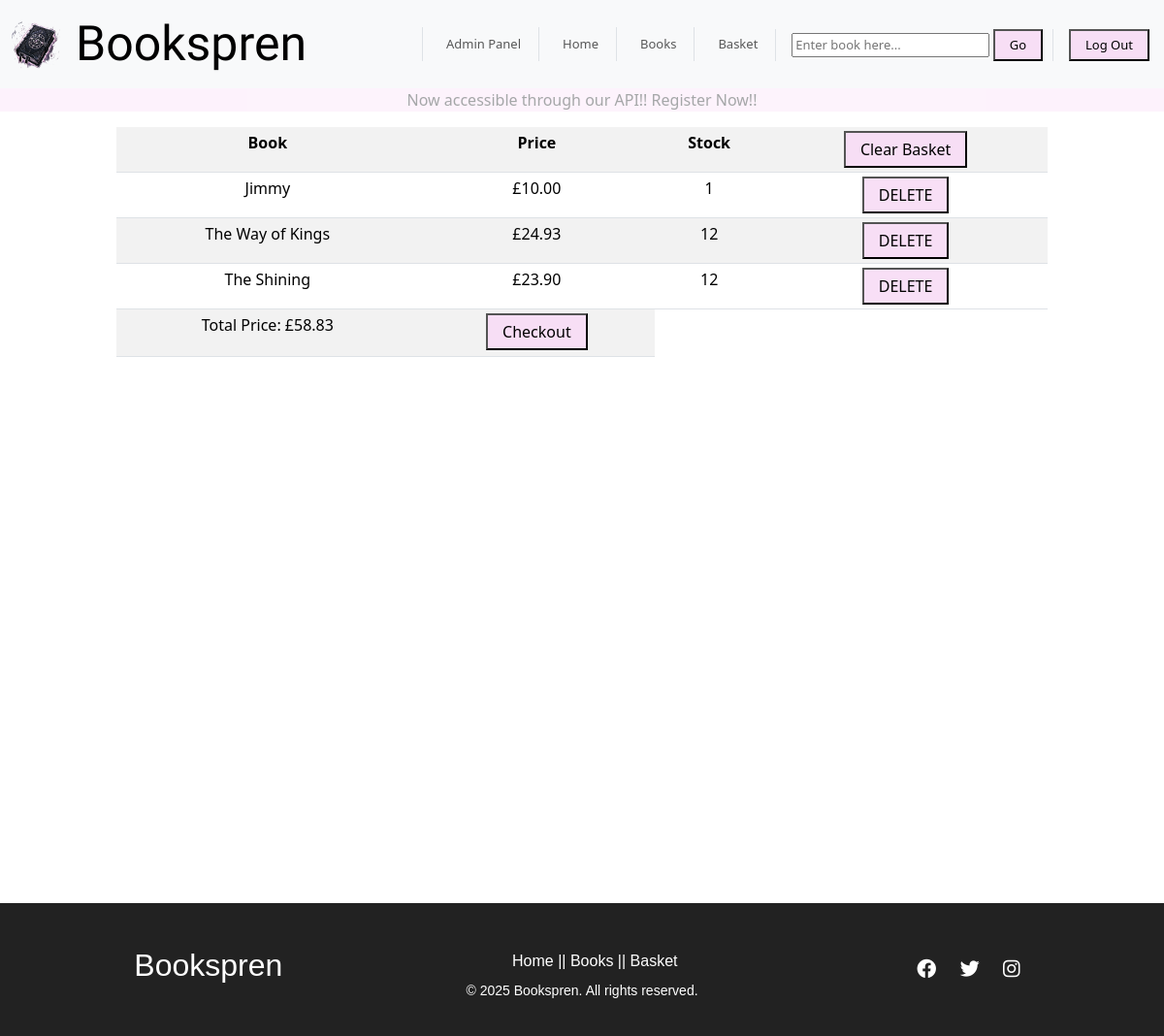
The app's page /cart/ (signed in), older data.
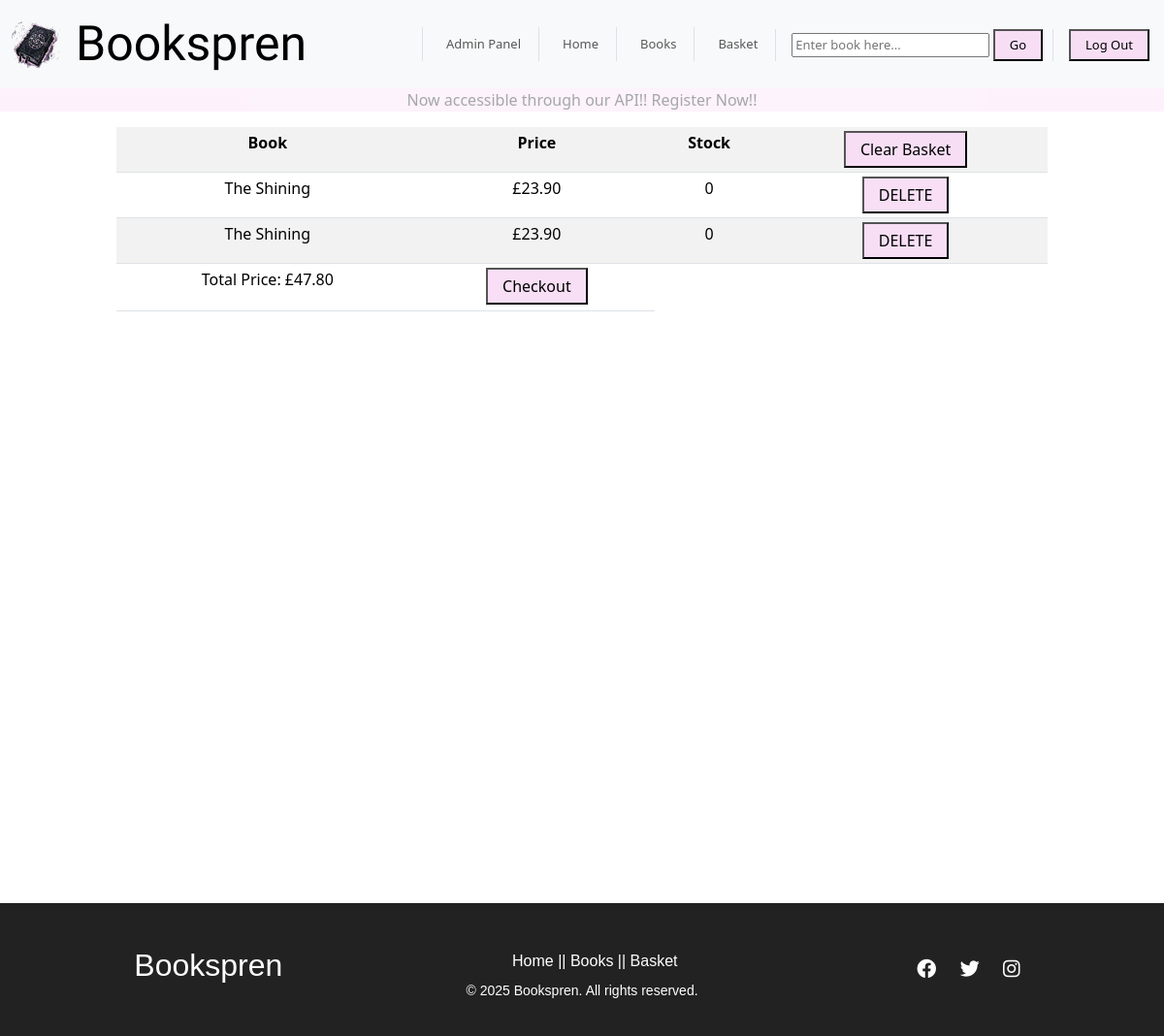
The same page, newer data.
### apps/cart/models.py (models this page shows, shortened)
class Cart(models.Model):
    class Meta:
        verbose_name = 'Cart'
        verbose_name_plural = 'Carts'
    user_id = models.ForeignKey(CustomUser, on_delete=models.SET_NULL, null=True)
    book = models.ForeignKey(Books, on_delete=models.SET_NULL, null = True)

### apps/api/models.py (models this page shows, shortened)
class Books(models.Model):
    class Meta:
        verbose_name_plural = 'Books'
    title = models.CharField(max_length=200)
    author = models.ForeignKey(Author, on_delete=models.CASCADE, related_name="books")
    category = models.ForeignKey(Category, on_delete=models.SET_NULL, null=True, related_name="books")
    description = models.TextField()
    price = models.DecimalField(max_digits=10, decimal_places=2)
    stock = models.PositiveIntegerField(default=0)
    cover_image = models.ImageField(upload_to='book_pics/', blank=True, null=True)
    published_date = models.DateField()
    isbn = models.CharField(max_length=13, unique=True)

### apps/cart/views.py (the view)
# urls.py: path('', views.cart, name="cart"),
@login_required
def cart(request):
    cart_items = Cart.objects.filter(user_id=request.user)
    total_price = sum(item.book.price for item in cart_items)
    if request.method == "POST":
        if "delete_cart" in request.POST:
            for item in cart_items:
                if item.book.stock is not None:
                    item.book.stock += 1
                    item.book.save()
            cart_items.delete()
            return redirect('cart')
        if "delete_item" in request.POST:
            cart_id = request.POST.get("cart_id")
            if cart_id:
                item = get_object_or_404(Cart, id=cart_id)
                item.book.stock += 1
                item.book.save()
                item.delete()
            return redirect('cart')
        if "checkout" in request.POST:
            items = Cart.objects.filter(user_id=request.user)
            for item in items:
                item.delete()
            return redirect('checkout')
    else:
        form = Cart_Deletion_Form()
    return render(request, "cart.html", {'cart': cart_items, 'form': form, 'total_price': total_price})

### apps/cart/forms.py
class Cart_Deletion_Form(forms.ModelForm):
    class Meta:
        model= Cart
        fields = '__all__'

### apps/cart/templates/cart.html (shortened to what this page needs)
{% extends "base.html" %}
{% block content %}
<table class="table table-sm table-responsive table-striped"  style="width:80%; margin: 0 auto; text-align:center;">
    <tr>
    <th>Book</th>
    <th>Price</th>
    <th>Stock</th>
    <th>
        <form method="POST">
                <button type="submit">Clear Basket</button>
        </form>
    </th>
    </tr>
    {% for bk in cart %}
        {%if user.username == bk.user_id.username %}
            <tr>
                <td>{{bk.book.title}}</td>
                <td>£{{bk.book.price}}</td>
                <td>{{bk.book.stock}}</td>
                <td>
                    <form method="POST">
                        <button type="submit">DELETE</button>
                    </form>
                </td>
            </tr>
        {% endif %}
    {% endfor %}
    <tr>
        <td><p>Total Price: £{{total_price}}</p></td>
        <td>
            <form method="POST">
                <button type="submit">Checkout</button>
            </form>
        </td>
    </tr>
</table>
{% endblock content %}

### templates/base.html (shortened to what this page needs)
{% load static %}
<!DOCTYPE html>
<html>
<head>
  <link rel="stylesheet" href="{% static 'css/style.css' %}">
  <link href="https://cdn.jsdelivr.net/npm/bootstrap@5.3.3/dist/css/bootstrap.min.css" rel="stylesheet">
  <link rel="stylesheet" href="https://cdnjs.cloudflare.com/ajax/libs/font-awesome/6.0.0/css/all.min.css">
</head>
<body>
  <nav class="navbar navbar-expand-lg navbar-light bg-light">
    <div class="container-fluid">
      <a class="navbar-brand" href="{% url 'home' %}">
        <img src="{% static 'images/pic2_edited.png' %}" style="width: 50px; height: 50px;">
      </a>
      <a class="navbar-header sassy-frass-regular" href="{% url 'home' %}" style="text-decoration: none; color: black;">Bookspren</a>
      <div class="collapse navbar-collapse ms-auto" id="navbarNav">
        <ul class="navbar-nav ms-auto">
          {% if request.user.username == "admin" %}
            <li class="nav-item border-start ps-3"><a class="nav-link" href="{% url 'admin:index' %}">Admin Panel</a></li>
          {% endif %}
          <li class="nav-item border-start ps-3"><a class="nav-link" href="{% url 'home' %}">Home</a></li>
          <li class="nav-item border-start ps-3"><a class="nav-link" href="{% url 'fetch_data' %}">Books</a></li>
          <li class="nav-item border-start ps-3"><a class="nav-link" href="{% url 'cart' %}">Basket</a></li>
          <li class="nav-item border-start ps-3">
            <form method="POST" action="{% url 'search_books' %}">
              <input type="text" name="keyword" placeholder="Enter book here..." required>
              <button type="submit">Go</button>
            </form>
          </li>
          {%if user.is_authenticated %}
          <li class="nav-item border-start ps-3">
            <form action="{% url 'logout' %}" method="post">
              <button class="button" type="submit">Log Out</button>
            </form>
          </li>
          {% endif %}
        </ul>
      </div>
    </div>
  </nav>
  <div class="container-fluid" style="text-align: center; background-color:#f8dcf5e6; opacity: 40%;">
    <p>Now accessible through our API!! Register Now!!</p>
  </div>
  <main>
    {% block content %}
    {% endblock %}
  </main>
</body>
{%include 'footer.html'%}
</html>

### templates/footer.html
{%block contetn%}
<footer class="footer">
    <div class="footer-container">
        <div class="footer-logo">
            <h2>Bookspren</h2>
        </div>
        <div class="footer-links">
            <ul style="display: flex;">
                <li><a href="{% url 'home' %}">Home |</a></li>
                <li><a href="{% url 'fetch_data' %}">| Books |</a></li>
                <li><a href="{% url 'cart' %}">| Basket</a></li>
            </ul>
        </div>
        <div class="footer-social">
            <a href="https://facebook.com" target="_blank"><i class="fab fa-facebook"></i></a>
            <a href="https://twitter.com" target="_blank"><i class="fab fa-twitter"></i></a>
            <a href="https://instagram.com" target="_blank"><i class="fab fa-instagram"></i></a>
        </div>
    </div>
    <div class="footer-bottom">
        <p>&copy; {% now "Y" %} Bookspren. All rights reserved.</p>
    </div>
</footer>
{%endblock%}

### static/css/style.css (style rules this page uses)
.sassy-frass-regular { font-family: "Sassy Frass", serif; font-weight: 400; font-style: normal; font-size: 50px; }
main { min-height: 100vh; }
.navbar-header { font-size: 50px; }
.navbar-nav { display: grid; grid-template-columns: 1fr auto; align-items: flex-end; justify-content: end; padding: 3px; gap: 10px; font-size: small; }
button { background-color: #f8dcf5e6; padding: 5px 15px; cursor: pointer; }
.footer { background-color: #222; color: white; text-align: center; padding: 20px 0; font-family: Arial, sans-serif; }
.footer-container { display: flex; justify-content: space-around; align-items: center; flex-wrap: wrap; margin: auto; padding: 20px; height: 50px; }
.footer-links ul { list-style: none; padding: 0; }
.footer-links ul li { margin: 8px 0; }
.footer-links ul li a { color: white; text-decoration: none; transition: 0.3s; }
.footer-social a { color: white; margin: 0 10px; font-size: 20px; transition: 0.3s; }
.footer-bottom { margin-top: 10px; font-size: 14px; }

Row changes from the older to the newer data that the page shows:
removed Cart: book "Jimmy", book.price "10.00", book.stock "1"
removed Cart: book "The Way of Kings", book.price "24.93", book.stock "12"
removed Cart: book "The Shining", book.price "23.90", book.stock "12"
added Cart: book "The Shining", book.price "23.90", book.stock "0"
added Cart: book "The Shining", book.price "23.90", book.stock "0"
Text that changed along with them:
{{ total_price }}: "58.83" → "47.80"
